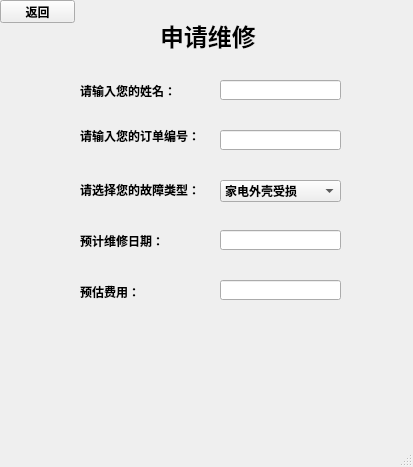
<?xml version="1.0" encoding="UTF-8"?>
<ui version="4.0">
 <class>MainWindow4</class>
 <widget class="QMainWindow" name="MainWindow4">
  <property name="geometry">
   <rect>
    <x>0</x>
    <y>0</y>
    <width>413</width>
    <height>467</height>
   </rect>
  </property>
  <property name="font">
   <font>
    <weight>75</weight>
    <bold>true</bold>
   </font>
  </property>
  <property name="windowTitle">
   <string>MainWindow</string>
  </property>
  <widget class="QWidget" name="centralwidget">
   <widget class="QLabel" name="label">
    <property name="geometry">
     <rect>
      <x>160</x>
      <y>10</y>
      <width>101</width>
      <height>51</height>
     </rect>
    </property>
    <property name="font">
     <font>
      <pointsize>18</pointsize>
      <weight>75</weight>
      <bold>true</bold>
     </font>
    </property>
    <property name="text">
     <string>申请维修</string>
    </property>
   </widget>
   <widget class="QLineEdit" name="lineEdit">
    <property name="geometry">
     <rect>
      <x>220</x>
      <y>80</y>
      <width>121</width>
      <height>20</height>
     </rect>
    </property>
   </widget>
   <widget class="QLabel" name="label_2">
    <property name="geometry">
     <rect>
      <x>80</x>
      <y>70</y>
      <width>131</width>
      <height>41</height>
     </rect>
    </property>
    <property name="text">
     <string>请输入您的姓名：</string>
    </property>
   </widget>
   <widget class="QLabel" name="label_3">
    <property name="geometry">
     <rect>
      <x>80</x>
      <y>120</y>
      <width>131</width>
      <height>31</height>
     </rect>
    </property>
    <property name="text">
     <string>请输入您的订单编号：</string>
    </property>
   </widget>
   <widget class="QLineEdit" name="lineEdit_2">
    <property name="geometry">
     <rect>
      <x>220</x>
      <y>130</y>
      <width>121</width>
      <height>20</height>
     </rect>
    </property>
   </widget>
   <widget class="QLabel" name="label_4">
    <property name="geometry">
     <rect>
      <x>80</x>
      <y>180</y>
      <width>131</width>
      <height>20</height>
     </rect>
    </property>
    <property name="text">
     <string>请选择您的故障类型：</string>
    </property>
   </widget>
   <widget class="QComboBox" name="comboBox">
    <property name="geometry">
     <rect>
      <x>220</x>
      <y>180</y>
      <width>121</width>
      <height>22</height>
     </rect>
    </property>
    <item>
     <property name="text">
      <string>家电外壳受损</string>
     </property>
    </item>
    <item>
     <property name="text">
      <string>因故障不能正常使用</string>
     </property>
    </item>
    <item>
     <property name="text">
      <string>上门服务</string>
     </property>
    </item>
   </widget>
   <widget class="QLabel" name="label_5">
    <property name="geometry">
     <rect>
      <x>80</x>
      <y>230</y>
      <width>151</width>
      <height>21</height>
     </rect>
    </property>
    <property name="text">
     <string>预计维修日期：</string>
    </property>
   </widget>
   <widget class="QLineEdit" name="lineEdit_3">
    <property name="geometry">
     <rect>
      <x>220</x>
      <y>230</y>
      <width>121</width>
      <height>20</height>
     </rect>
    </property>
   </widget>
   <widget class="QLabel" name="label_6">
    <property name="geometry">
     <rect>
      <x>80</x>
      <y>271</y>
      <width>91</width>
      <height>41</height>
     </rect>
    </property>
    <property name="text">
     <string>预估费用：</string>
    </property>
   </widget>
   <widget class="QLineEdit" name="lineEdit_4">
    <property name="geometry">
     <rect>
      <x>220</x>
      <y>280</y>
      <width>121</width>
      <height>20</height>
     </rect>
    </property>
   </widget>
   <widget class="QPushButton" name="pushButton">
    <property name="geometry">
     <rect>
      <x>0</x>
      <y>0</y>
      <width>75</width>
      <height>23</height>
     </rect>
    </property>
    <property name="text">
     <string>返回</string>
    </property>
   </widget>
  </widget>
  <widget class="QMenuBar" name="menubar">
   <property name="geometry">
    <rect>
     <x>0</x>
     <y>0</y>
     <width>413</width>
     <height>23</height>
    </rect>
   </property>
  </widget>
  <widget class="QStatusBar" name="statusbar"/>
 </widget>
 <resources/>
 <connections/>
</ui>
